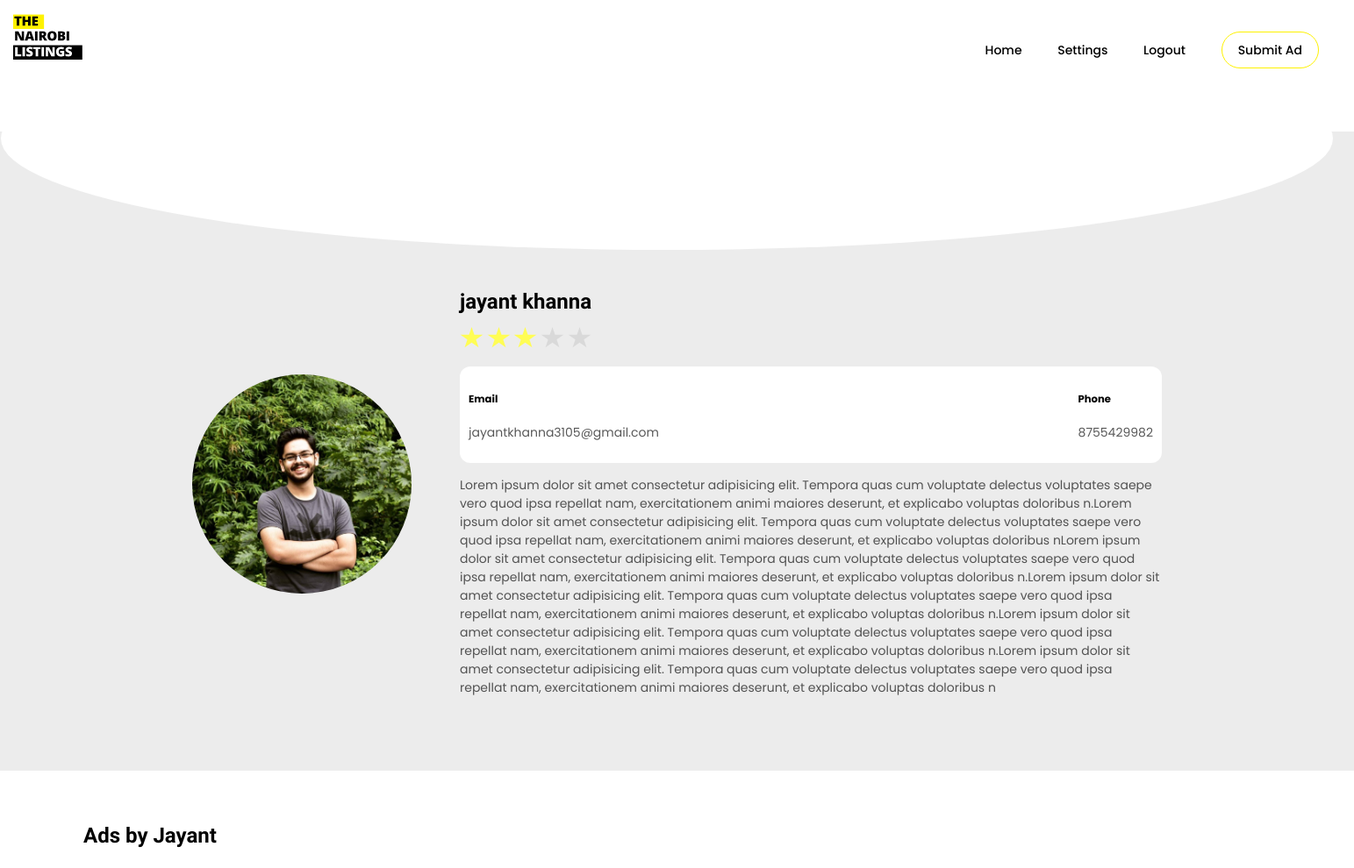
/userprofile?userid=1 (upper part), run on an earlier commit of the app's database.
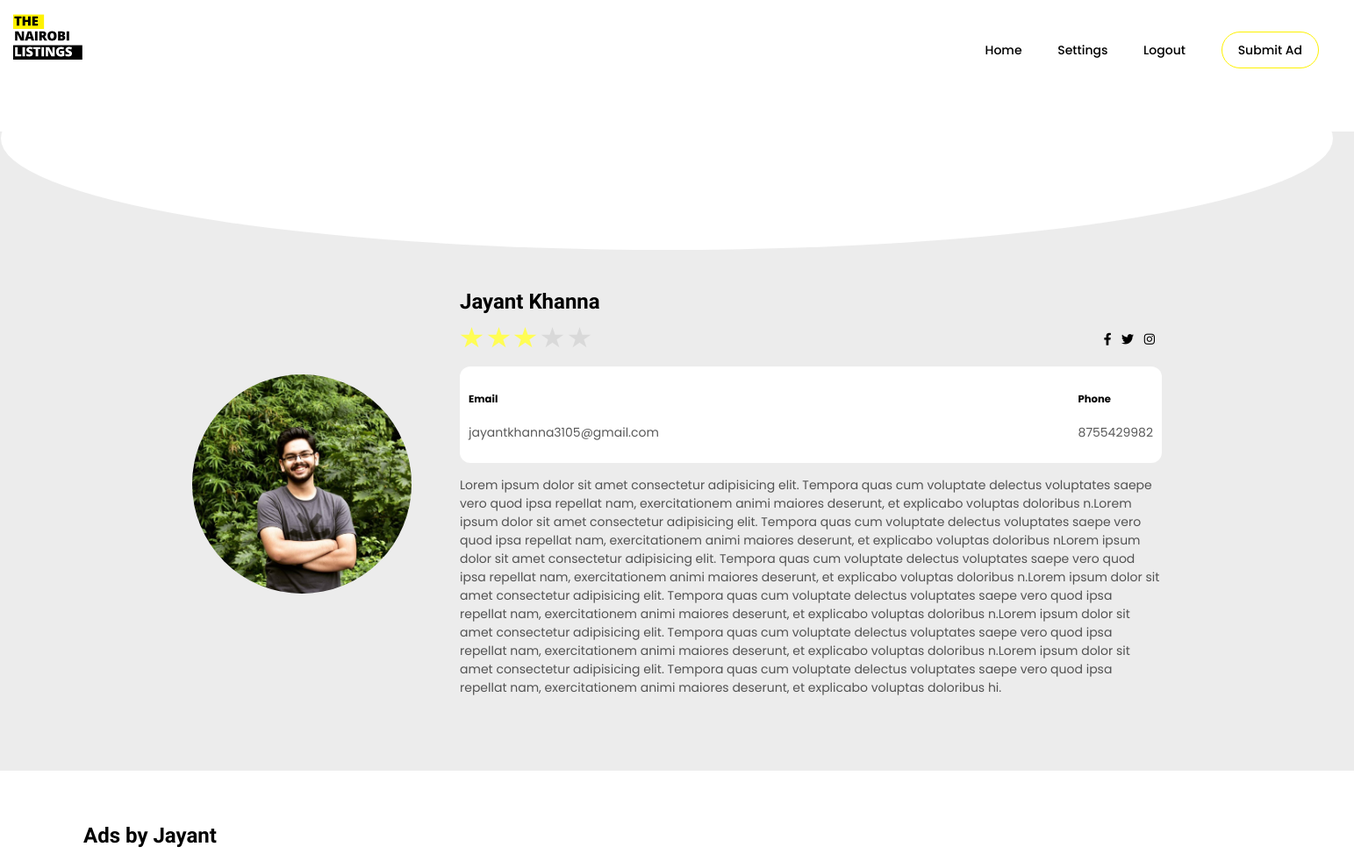
And on a later commit of the database.
### Nairobi_app/models.py (models this page shows)
class User(models.Model):
    username = models.CharField(max_length=100)
    description = models.CharField(max_length=10000)
    password = models.CharField(max_length=100)
    ad_count = models.CharField(max_length=100,default="0")
    email = models.EmailField(max_length=100)
    phone = models.CharField(max_length=100)
    package = models.CharField(max_length=100,blank=True,null=True)
    rating = models.CharField(max_length=100,default="0")
    image = models.ImageField(upload_to='static/user_images/', default='static/user_images/default_img.jpg')
    private_token = models.CharField(max_length=100)
    facebook = models.CharField(max_length=100,blank=True,null=True)
    twitter = models.CharField(max_length=100,blank=True,null=True)
    instagram = models.CharField(max_length=100,blank=True,null=True)

### Nairobi_app/views.py (the view)
# urls.py: path('userprofile', views.userprofile, name='userprofile'),
def userprofile(request):
    if "userid" in request.GET:
        userid = request.GET['userid']
        if User.objects.filter(id=userid).exists():
            user = User.objects.get(id=userid)
            logged_in_user = None
            if "TheNairobiPrivateToken" in request.session:
                usertoken = request.session['TheNairobiPrivateToken']
                if User.objects.filter(private_token=usertoken).exists():
                    logged_in_user = User.objects.get(private_token=usertoken)
            is_admin = False
            if logged_in_user != None:
                if logged_in_user.id == user.id:
                    is_admin = True
            username = user.username.split(" ")[0].capitalize()
            listings = Listing.objects.filter(user=user)
            reviews = UserReviews.objects.filter(user_for=user)
            return render(request, 'userprofile.html',{'user': user, 'username': username, 'listings': listings,'reviews': reviews, 'is_admin': is_admin})
        else:
            return redirect('home')
    else:
        return redirect('home')

### templates/userprofile.html (shortened to what this page needs)
{% load static %}
<!DOCTYPE html>
<html lang="en">
<head>
    <link rel="stylesheet" href="https://cdnjs.cloudflare.com/ajax/libs/font-awesome/4.7.0/css/font-awesome.min.css">
    <link rel="stylesheet" href="https://cdnjs.cloudflare.com/ajax/libs/font-awesome/6.2.1/css/all.min.css"/>
    <link rel="stylesheet" href="{% static 'css/bootstrap.css' %}" type="text/css">
    <link rel="stylesheet" href="{% static 'css/font-awesome.css' %}" type="text/css">
    <link rel="stylesheet" href="{% static 'css/selectize.css' %}" type="text/css">
    <link rel="stylesheet" href="{% static 'css/style.css' %}">
    <link rel="stylesheet" href="../static/css/style.css">
    <link rel="stylesheet" href="{% static 'css/index.css' %}">
    <link rel="stylesheet" href="{% static 'css/user_profile.css' %}">
</head>
<body>
    <header id="header">
        <div id="header_top">
            <div id="header_left">
                <div id="left_signin">
                    <img src="{% static 'images/logo.svg' %}" alt="" id="logo">
                </div>
            </div>
            <div id="header_right">
                <a href="home">Home</a>
                <a href="usersettings?userid={{user.id}}">Settings</a>
                <a href="logout">Logout</a>
                <a href="submitad" id="submit_ad">Submit Ad</a>
            </div>
        </div>
    </header>
    <section id="userdetails">
        <div class="background">
        </div>
        <div id="information">
            <div id="information_left">
                <img src="{{user.image.url}}" alt="">
            </div>
            <div id="information_right">
                <h2 id="name">{{user.username}}</h2>
                <div id="rating_social">
                    <div id="rating">
                        <div id="rating_stars">
                            {% for i in '12345' %}
                                {% if i <= user.rating %}
                                    <img class="star" src="{% static 'images/star.svg' %}" alt="">
                                {% else %}
                                    <img  class="star" src="{% static 'images/star_empty.svg' %}" alt="">
                                {% endif %}
                            {% endfor %}
                        </div>
                    </div>
                    <div id="social_media">
                        {% if user.facebook != None%}
                        <a href="{{user.facebook}}"><i class="fa fa-facebook fa"></i></a>
                        {% endif %}
                        {% if user.twitter != None%}
                        <a href="{{user.twitter}}"><i class="fa fa-twitter fa"></i></a>
                        {% endif %}
                        {% if user.instagram != None%}
                        <a href="{{user.instagram}}"><i class="fa fa-instagram fa"></i></a>
                        {% endif %}
                    </div>
                </div>
                <div id="email_phone">
                    <div id="email">
                        <h5>Email</h5>
                        <p>{{user.email}}</p>
                    </div>
                    <div id="phone">
                        <h5>Phone</h5>
                        <p>{{user.phone}}</p>
                    </div>
                </div>
                <div id="description">
                    <p>{{user.description}}</p>
                </div>
            </div>
        </div>
    </section>
    <section id="ads_by_user">
        <div id="ads_by_user_left">
            <h2>Ads by {{username}}</h2>
        </div>
    </section>
</body>
</html>

What changed in the data, as far as the page shows it:
changed User "jayantkhanna3105@gmail.com": username "jayant khanna" → "Jayant Khanna"; facebook empty → "www.facebook.com" (drawn); twitter empty → "www.twitter.com" (drawn); instagram empty → "www.instagram.com" (drawn); description "…et explicabo voluptas doloribus n" → "…et explicabo voluptas doloribus hi."
